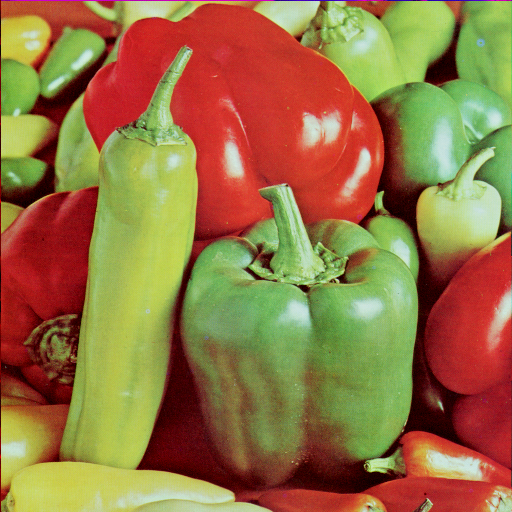
#> input picture Basics/PEPPERS.TIF, 512 x 512 px, found by its file name
$ python main2.py
#> lines starting #> are read from the running program, lines starting #| are printed output that depends on the picture
### Basics/getHistogram.py
import numpy as np
import cv2
from matplotlib import pyplot as plt

def getHistogram (inimg, inbin):
#> called with inimg = 'PEPPERS.tif', inbin = 64
    gray = cv2.imread(inimg,0)
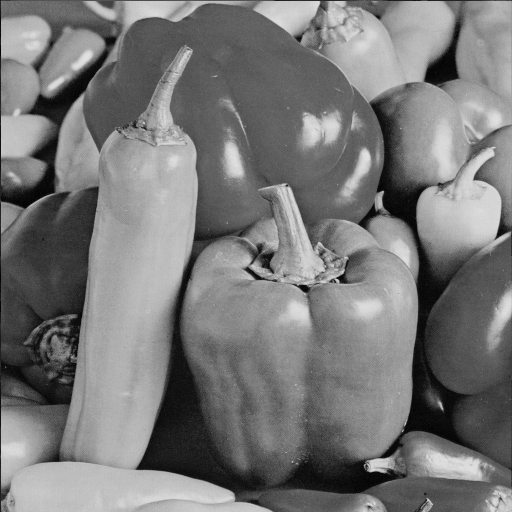
#> gray: shape (512, 512); min 0, max 228, mean 120.2
    hist,bins = np.histogram(gray.flatten(),inbin,[0,256]) #bin is defined python before. so i change to inbin
#> hist = 64 values, max 10424 at index 23, min 0 at index 58, mean 4096; bins = 65 values from 0 to 256
    plt.hist(gray.flatten(),inbin,[0,256])
    print(hist)
#| [   62   989  3151  3908  4109  3284  2773  2480  2047  1716  1778  1995
#|   2603  3249  3492  3679  3577  3639  4141  5414  7063  8482  9376 10424
#|  10385  7468  5309  4596  4291  4108  4038  4017  4132  4614  5384  5825
#|   6289  6787  6822  7251  7429  7269  6539  6467  6659  6716  7688  8168
#|   5783  3374  2671  2343  2364  2262  1251   385    28     1     0     0
#|      0     0     0     0]
    plt.xlim([0,256])
    plt.show()
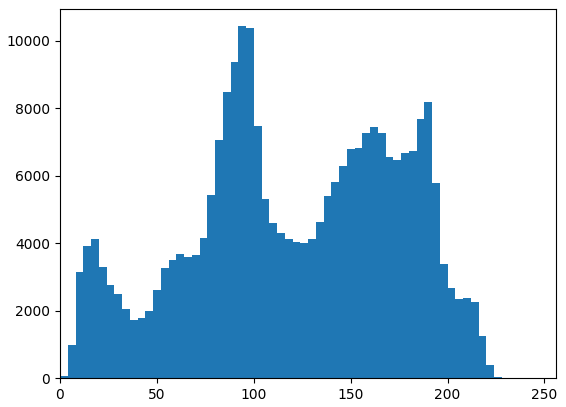
#> figure drawn by matplotlib, 1 panel; tallest bar 10424 high, from x = 92 to 96


### Basics/histogramEqualization.py
import numpy as np
import matplotlib.pyplot as plt
import cv2


def cumulative_sum(a):
    a = iter(a)
    b = [next(a)]
    for i in a:
        b.append(b[-1] + i)
    return np.array(b)


def get_graynum(image, bins):
#> called with image = array of shape (262144,), bins = 256
    num = np.zeros(bins)
    for pixel in image:
        num[pixel] += 1
#> this loop made 262144 passes
#> pixel on passes 1 to 3: 30, 58, 62
#> after the loop, num = 256 values, max 2743 at index 96, min 0 at index 229, mean 1024
    return num


def histogramEqualization(inimg):
    gray = cv2.imread(inimg, 0)

    gray_flat = gray.flatten()
    num = get_graynum(gray_flat, 256)

    CS = cumulative_sum(num)
#> in cumulative_sum, `b = [next(a)]`: b = [2]
#> the loop in cumulative_sum, `for i in a:` made 255 passes
#> i on passes 1 to 3: 4, 20, 36
#> after the loop in cumulative_sum, `for i in a:`: b = 256 values from 2 to 262144
#> CS = 256 values from 2 to 262144

    numerator = (CS - CS.min()) * 255
#> numerator = 256 values from 0 to 66846210
    N = CS.max() - CS.min()
#> N = 262142

    CS = numerator / N
#> CS = 256 values from 0 to 255

    new = CS[gray_flat]
    new = np.reshape(new, gray.shape)
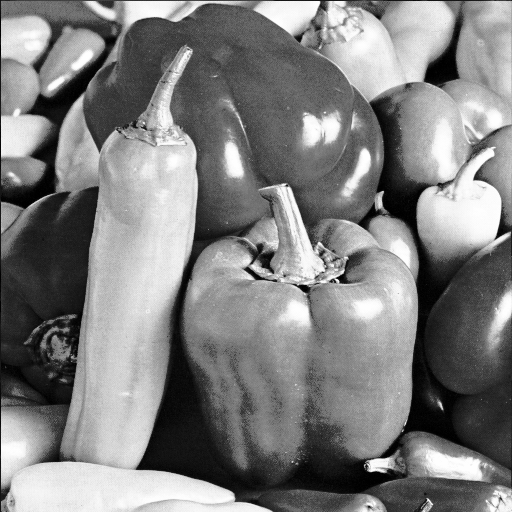
#> new: shape (512, 512) float64; min 0, max 255, mean 128.2

    plt.imshow(new, cmap='gray')

    plt.show()

### Basics/main2.py
from histogramEqualization import histogramEqualization
from getHistogram import getHistogram

inimg = 'PEPPERS.tif'

getHistogram(inimg,64)
histogramEqualization(inimg)
